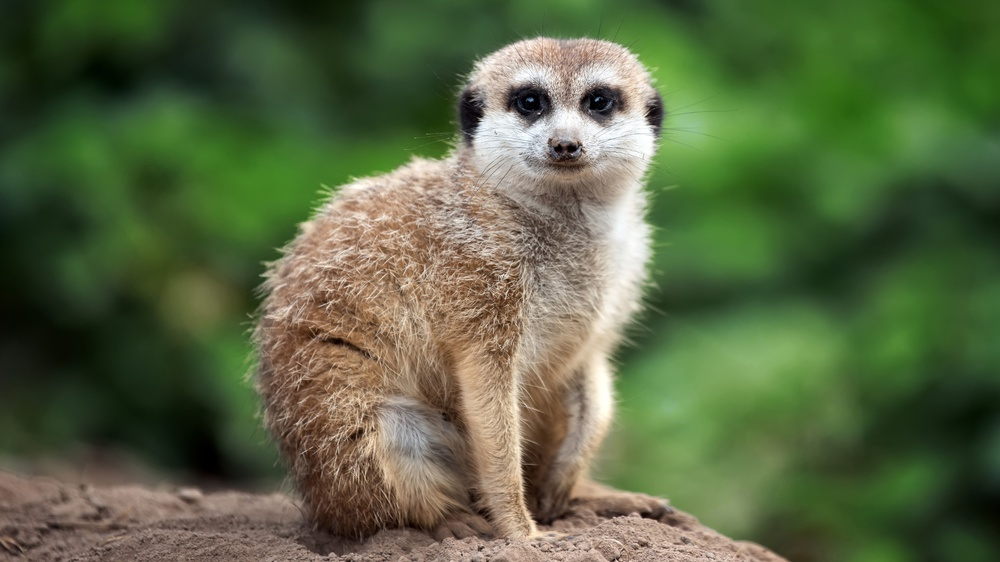
#> input picture monke.jpg, 1000 x 562 px, shrunk from 3840 x 2160 before the run
$ python caption_generator.py monke.jpg out.png --caption tree.png   (older library calls are emulated)
#> lines starting #> are read from the running program, lines starting #| are printed output that depends on the picture
from pathlib import Path

from PIL import Image, ImageDraw, ImageFont


def add_caption_to_image(input_path: str, output_path: str, caption: str) -> None:
    """Open an image, draw a caption at the bottom, and save the result."""
#> called with input_path = 'monke.jpg', output_path = 'out.png', caption = 'tree.png'
    image = Image.open(input_path)
#> image is the input picture: PIL image 1000x562 RGB; mean R, G, B 88.3, 101.7, 66.7
    image = image.convert("RGB")

    draw = ImageDraw.Draw(image)
    width, height = image.size
#> width = 1000; height = 562

    try:
        font = ImageFont.truetype("arial.ttf", size=max(20, width // 20))
    except OSError:
        font = ImageFont.load_default()

    text = caption.strip()
    padding = 20
    text_width, text_height = draw.textsize(text, font=font)
#> text_width = 212; text_height = 57

    rectangle_height = text_height + padding
#> rectangle_height = 77
    rectangle_y = height - rectangle_height
#> rectangle_y = 485
    draw.rectangle(
        [(0, rectangle_y), (width, height)],
        fill=(0, 0, 0, 150)
    )

    text_x = (width - text_width) // 2
#> text_x = 394
    text_y = rectangle_y + (padding // 2)
#> text_y = 495
    draw.text((text_x, text_y), text, fill=(255, 255, 255), font=font)

    output_format = Path(output_path).suffix.replace(".", "").upper() or image.format
#> output_format = 'PNG'
    image.save(output_path, format=output_format)
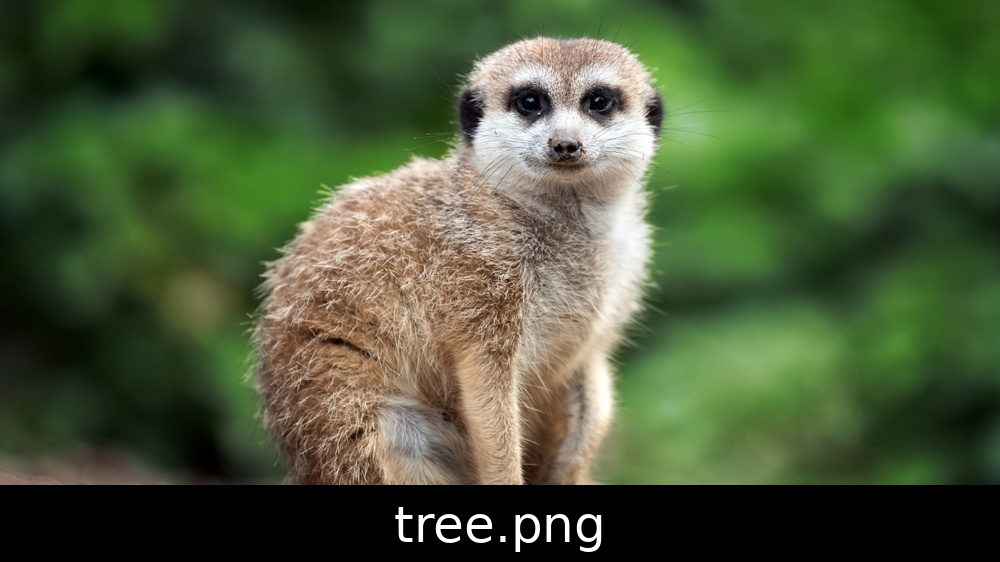
#> saved as out.png: PIL image 1000x562 RGB; mean R, G, B 74.4, 89.1, 56.8


def read_caption_from_file(path: str) -> str:
    with open(path, encoding="utf-8") as file:
        return file.read().strip()


if __name__ == "__main__":
    import argparse

    parser = argparse.ArgumentParser(description="Write a text caption onto any Pillow-supported image.")
    parser.add_argument("input", help="Path to the source image file")
    parser.add_argument("output", help="Path to save the captioned image")

    caption_group = parser.add_mutually_exclusive_group(required=True)
    caption_group.add_argument("--caption", help="Caption text to draw on the image")
    caption_group.add_argument("--caption-file", help="Path to a text file containing the caption")

    args = parser.parse_args()

    caption_text = args.caption if args.caption is not None else read_caption_from_file(args.caption_file)
    add_caption_to_image(args.input, args.output, caption_text)
